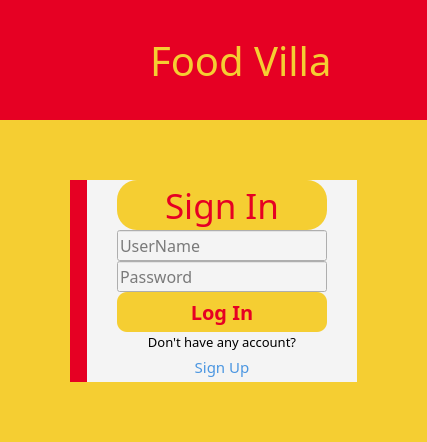
      <widget class="QWidget" name="login_Page">
       <layout class="QVBoxLayout" name="verticalLayout_2">
        <property name="spacing">
         <number>0</number>
        </property>
        <property name="leftMargin">
         <number>0</number>
        </property>
        <property name="topMargin">
         <number>0</number>
        </property>
        <property name="rightMargin">
         <number>0</number>
        </property>
        <property name="bottomMargin">
         <number>0</number>
        </property>
        <item>
         <widget class="QWidget" name="signIn_header" native="true">
          <property name="minimumSize">
           <size>
            <width>0</width>
            <height>120</height>
           </size>
          </property>
          <property name="maximumSize">
           <size>
            <width>16777215</width>
            <height>120</height>
           </size>
          </property>
          <property name="styleSheet">
           <string notr="true">background-color:rgba(230, 0, 35, 1);
</string>
          </property>
          <layout class="QHBoxLayout" name="horizontalLayout_5">
           <property name="spacing">
            <number>0</number>
           </property>
           <property name="leftMargin">
            <number>0</number>
           </property>
           <property name="topMargin">
            <number>0</number>
           </property>
           <property name="rightMargin">
            <number>15</number>
           </property>
           <property name="bottomMargin">
            <number>0</number>
           </property>
           <item>
            <widget class="QLabel" name="logo_Lbl">
             <property name="maximumSize">
              <size>
               <width>150</width>
               <height>16777215</height>
              </size>
             </property>
             <property name="text">
              <string/>
             </property>
             <property name="pixmap">
              <pixmap>Icons &amp; logos/logo.png</pixmap>
             </property>
             <property name="scaledContents">
              <bool>true</bool>
             </property>
             <property name="alignment">
              <set>Qt::AlignCenter</set>
             </property>
            </widget>
           </item>
           <item>
            <widget class="QLabel" name="brandName_Lbl">
             <property name="font">
              <font>
               <family>Script MT Bold</family>
               <pointsize>30</pointsize>
              </font>
             </property>
             <property name="styleSheet">
              <string notr="true">color:rgba(245, 206, 50, 1);</string>
             </property>
             <property name="text">
              <string>Food Villa</string>
             </property>
            </widget>
           </item>
           <item>
            <widget class="QPushButton" name="about_Btn">
             <property name="minimumSize">
              <size>
               <width>50</width>
               <height>50</height>
              </size>
             </property>
             <property name="maximumSize">
              <size>
               <width>50</width>
               <height>50</height>
              </size>
             </property>
             <property name="cursor">
              <cursorShape>PointingHandCursor</cursorShape>
             </property>
             <property name="text">
              <string/>
             </property>
             <property name="icon">
              <iconset>
               <normaloff>Icons &amp; logos/about.png</normaloff>Icons &amp; logos/about.png</iconset>
             </property>
             <property name="iconSize">
              <size>
               <width>50</width>
               <height>50</height>
              </size>
             </property>
             <property name="flat">
              <bool>true</bool>
             </property>
            </widget>
           </item>
          </layout>
         </widget>
        </item>
        <item>
         <widget class="QWidget" name="signIn_body" native="true">
          <property name="styleSheet">
           <string notr="true">background-color:rgba(245, 206, 50, 1);</string>
          </property>
          <layout class="QHBoxLayout" name="horizontalLayout_2">
           <property name="spacing">
            <number>60</number>
           </property>
           <property name="leftMargin">
            <number>70</number>
           </property>
           <property name="topMargin">
            <number>60</number>
           </property>
           <property name="rightMargin">
            <number>70</number>
           </property>
           <property name="bottomMargin">
            <number>60</number>
           </property>
           <item>
            <widget class="QWidget" name="body" native="true">
             <property name="styleSheet">
              <string notr="true">background-color:rgb(244,244,244);</string>
             </property>
             <layout class="QHBoxLayout" name="horizontalLayout_4">
              <property name="spacing">
               <number>0</number>
              </property>
              <property name="leftMargin">
               <number>0</number>
              </property>
              <property name="topMargin">
               <number>0</number>
              </property>
              <property name="rightMargin">
               <number>0</number>
              </property>
              <property name="bottomMargin">
               <number>0</number>
              </property>
              <item>
               <widget class="QWidget" name="main_image" native="true">
                <property name="styleSheet">
                 <string notr="true">background-color:rgba(230, 0, 35, 1);
</string>
                </property>
                <layout class="QHBoxLayout" name="horizontalLayout_7">
                 <property name="spacing">
                  <number>0</number>
                 </property>
                 <property name="leftMargin">
                  <number>5</number>
                 </property>
                 <property name="topMargin">
                  <number>5</number>
                 </property>
                 <property name="rightMargin">
                  <number>5</number>
                 </property>
                 <property name="bottomMargin">
                  <number>5</number>
                 </property>
                 <item>
                  <widget class="QLabel" name="signIn_pic">
                   <property name="text">
                    <string/>
                   </property>
                   <property name="pixmap">
                    <pixmap>Images/main_logo.jpg</pixmap>
                   </property>
                   <property name="scaledContents">
                    <bool>true</bool>
                   </property>
                  </widget>
                 </item>
                </layout>
               </widget>
              </item>
              <item>
               <widget class="QWidget" name="signIn" native="true">
                <property name="minimumSize">
                 <size>
                  <width>270</width>
                  <height>0</height>
                 </size>
                </property>
                <property name="maximumSize">
                 <size>
                  <width>270</width>
                  <height>16777215</height>
                 </size>
                </property>
                <layout class="QGridLayout" name="gridLayout_2">
                 <property name="leftMargin">
                  <number>0</number>
                 </property>
                 <property name="topMargin">
                  <number>0</number>
                 </property>
                 <property name="rightMargin">
                  <number>0</number>
                 </property>
                 <property name="bottomMargin">
                  <number>0</number>
                 </property>
                 <property name="spacing">
                  <number>0</number>
                 </property>
                 <item row="0" column="0">
                  <widget class="QLabel" name="login_Lbl">
                   <property name="minimumSize">
                    <size>
                     <width>200</width>
                     <height>50</height>
                    </size>
                   </property>
                   <property name="maximumSize">
                    <size>
                     <width>210</width>
                     <height>60</height>
                    </size>
                   </property>
                   <property name="font">
                    <font>
                     <family>Harlow Solid Italic</family>
                     <pointsize>26</pointsize>
                    </font>
                   </property>
                   <property name="styleSheet">
                    <string notr="true">background-color:rgba(245, 206, 50, 1);
color:rgba(230, 0, 35, 1);
border-radius:20%;</string>
                   </property>
                   <property name="text">
                    <string>Sign In</string>
                   </property>
                   <property name="alignment">
                    <set>Qt::AlignCenter</set>
                   </property>
                  </widget>
                 </item>
                 <item row="1" column="0">
                  <widget class="QLineEdit" name="userName">
                   <property name="minimumSize">
                    <size>
                     <width>200</width>
                     <height>30</height>
                    </size>
                   </property>
                   <property name="maximumSize">
                    <size>
                     <width>210</width>
                     <height>40</height>
                    </size>
                   </property>
                   <property name="font">
                    <font>
                     <family>Rockwell</family>
                     <pointsize>12</pointsize>
                    </font>
                   </property>
                   <property name="placeholderText">
                    <string>UserName</string>
                   </property>
                  </widget>
                 </item>
                 <item row="2" column="0">
                  <widget class="QLineEdit" name="passWord">
                   <property name="minimumSize">
                    <size>
                     <width>200</width>
                     <height>30</height>
                    </size>
                   </property>
                   <property name="maximumSize">
                    <size>
                     <width>210</width>
                     <height>40</height>
                    </size>
                   </property>
                   <property name="font">
                    <font>
                     <family>Rockwell</family>
                     <pointsize>12</pointsize>
                    </font>
                   </property>
                   <property name="placeholderText">
                    <string>Password</string>
                   </property>
                  </widget>
                 </item>
                 <item row="3" column="0">
                  <widget class="QPushButton" name="login_Btn">
                   <property name="minimumSize">
                    <size>
                     <width>170</width>
                     <height>40</height>
                    </size>
                   </property>
                   <property name="maximumSize">
                    <size>
                     <width>210</width>
                     <height>50</height>
                    </size>
                   </property>
                   <property name="font">
                    <font>
                     <family>Rockwell</family>
                     <pointsize>15</pointsize>
                     <weight>75</weight>
                     <bold>true</bold>
                    </font>
                   </property>
                   <property name="styleSheet">
                    <string notr="true">QPushButton{
	color: rgba(230, 0, 35, 1);
	background-color:rgba(245, 206, 50, 1);
	border-radius:10%;
}
QPushButton:hover{
	background-color: rgba(230, 0, 35, 1);
	color:rgba(245, 206, 50, 1);
}	</string>
                   </property>
                   <property name="text">
                    <string>Log In</string>
                   </property>
                  </widget>
                 </item>
                 <item row="4" column="0">
                  <widget class="QWidget" name="widget_4" native="true">
                   <property name="minimumSize">
                    <size>
                     <width>200</width>
                     <height>50</height>
                    </size>
                   </property>
                   <property name="maximumSize">
                    <size>
                     <width>210</width>
                     <height>60</height>
                    </size>
                   </property>
                   <layout class="QVBoxLayout" name="verticalLayout_8">
                    <property name="spacing">
                     <number>0</number>
                    </property>
                    <property name="leftMargin">
                     <number>0</number>
                    </property>
                    <property name="topMargin">
                     <number>0</number>
                    </property>
                    <property name="rightMargin">
                     <number>0</number>
                    </property>
                    <property name="bottomMargin">
                     <number>0</number>
                    </property>
                    <item>
                     <widget class="QLabel" name="label_2">
                      <property name="font">
                       <font>
                        <family>Rockwell</family>
                        <pointsize>10</pointsize>
                       </font>
                      </property>
                      <property name="text">
                       <string>Don't have any account?</string>
                      </property>
                      <property name="alignment">
                       <set>Qt::AlignCenter</set>
                      </property>
                     </widget>
                    </item>
                    <item>
                     <widget class="QPushButton" name="signUp_Btn">
                      <property name="font">
                       <font>
                        <family>Rockwell</family>
                        <pointsize>11</pointsize>
                       </font>
                      </property>
                      <property name="styleSheet">
                       <string notr="true">QPushButton{	
	color: rgb(75, 150, 225);
}
QPushButton:hover{
	color: rgb(0, 0, 255);
}</string>
                      </property>
                      <property name="text">
                       <string>Sign Up</string>
                      </property>
                      <property name="flat">
                       <bool>true</bool>
                      </property>
                     </widget>
                    </item>
                   </layout>
                  </widget>
                 </item>
                </layout>
               </widget>
              </item>
             </layout>
            </widget>
           </item>
          </layout>
         </widget>
        </item>
       </layout>
      </widget>
